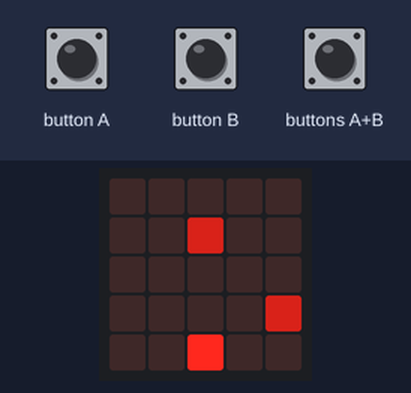
A program run on a simulated BBC micro:bit running MicroPython. Parts: the board's 5×5 LED display. The test bench sets the inputs (shaded band). Random numbers come from a fixed seed; the 48×5 strip is a reading aid, not a part: it shows the text the display is scrolling, unrolled, one strip-width of it at a time.

Above: at 6.0 s.
6.1 s: button A pressed for 0.15 s
At 8.8 s:
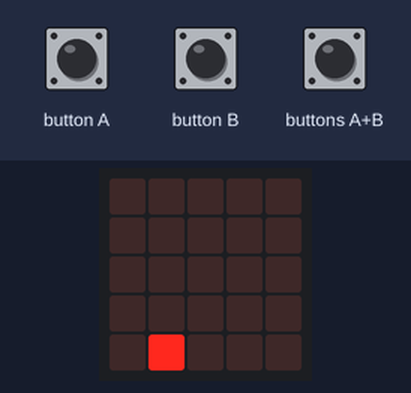
9.2 s: button B pressed for 0.15 s
At 9.52 s:
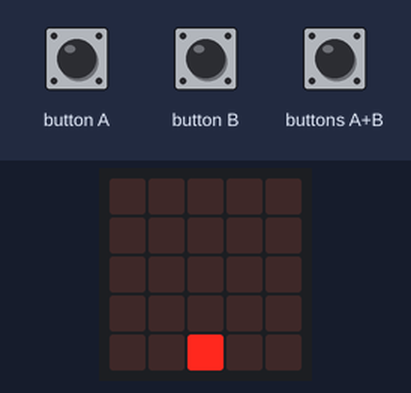
12.2 s: button A pressed for 1 s
At 12.45 s:
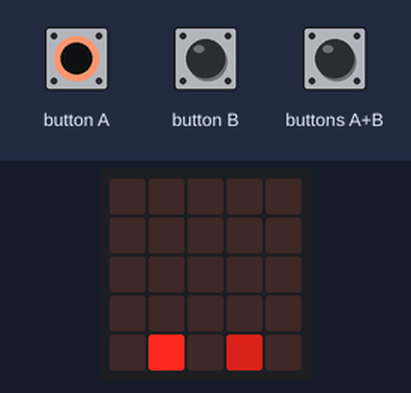

The program:

Micro_Space_Dodger.py
```python
from microbit import *
import random
def hra():
    raketa_x = 2
    meteory = []
    skore = 0
    rychlost = 500
    while True:
        if button_a.was_pressed() and raketa_x > 0:
            raketa_x -= 1
        if button_b.was_pressed() and raketa_x < 4:
            raketa_x += 1
        if random.randint(0, 100) < 40:
            meteory.append([random.randint(0, 4), 0])
        nove_meteory = []
        for meteor in meteory:
            meteor[1] += 1
            if meteor[1] == 4 and meteor[0] == raketa_x:
                display.show(Image.SAD)
                sleep(1000)
                display.scroll("Skore: " + str(skore))
                display.scroll("A+B")
                while True:
                    if button_a.is_pressed() and button_b.is_pressed():
                        sleep(500)
                        return
            elif meteor[1] > 4:
                skore += 1
                if rychlost > 150:
                    rychlost -= 5
            else:
                nove_meteory.append(meteor)
        meteory = nove_meteory
        display.clear()
        display.set_pixel(raketa_x, 4, 9)
        for meteor in meteory:
            display.set_pixel(meteor[0], meteor[1], 5)
        sleep(rychlost)
display.scroll("START")
hra()
```

Measured:
- what the display in image 3 shows lasts 0.5 s, from 12.2 s to 12.7 s
